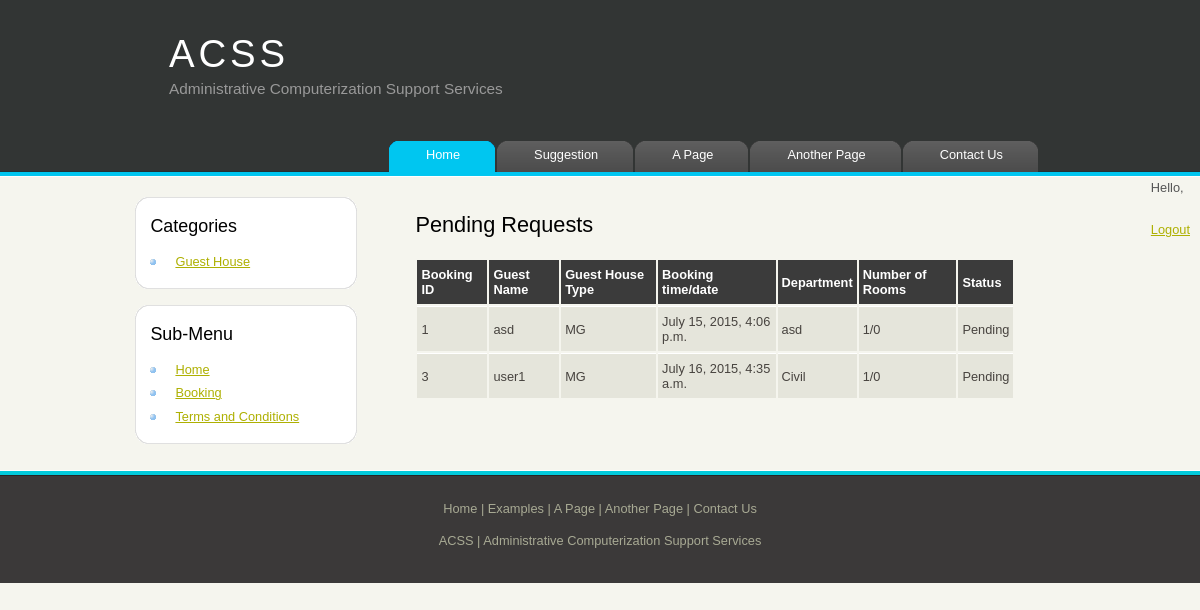
The page /templates/blog/index.html on the database its author committed.
### blog/models.py (models this page shows, shortened)
class Pend(models.Model): #each class is a DB
    status_choices = (                    #dict datastructure for status field drop down
        ('Pending', 'Pending'),
        ('Granted', 'Granted'),
        ('Arrived', 'Arrived'),
        ('Departed', 'Departed'),
    )
    category_type = (                    #dict datastructure for category field drop down
        ('Personal Guest', 'Personal Guest'),
        ('Departmental Guest', 'Department Guest'),
    )
    count = 0
    totalrooms = 30
    author = models.ForeignKey('auth.User')
    booking_date = models.DateTimeField(
            default=timezone.now)
    gname = models.CharField(max_length=30)
    bookin = models.CharField(max_length=100)
    dept = models.CharField(max_length=40)
    roomsno = models.CharField(max_length=5,default='1/0')
    address = models.CharField(max_length=200,default='e.g House Number,Street,City,State,PINCODE')
    status = models.CharField(max_length=40,default='Pending',choices = status_choices)
    tele_no = models.CharField(max_length=20,default='CountryCode-Number')
    email = models.EmailField(max_length=200,default='user@example.com')
    purpose = models.CharField(max_length=100,default='')
    categ = models.CharField(max_length=30,choices = category_type,default='Personal Guest')
    expad = models.DateTimeField(
            default=timezone.now)
    expdd = models.DateTimeField(
            default=timezone.now)

### blog/views.py (the view)
# urls.py: url(r'^templates/blog/index.html', views.post_list),
def post_list(request):
    posts = Pend.objects.filter(booking_date__lte=timezone.now()).order_by('booking_date').filter(status = 'Pending')
    return render(request, 'blog/index.html', {'posts': posts})

### blog/templates/blog/index.html (shortened to what this page needs)
<!DOCTYPE HTML>
<html>
<head>
  <link rel="stylesheet" type="text/css" href="/static/css/style.css" />
</head>
<body>
  <div id="main">
    <div id="header">
      <div id="logo">
        <div id="logo_text">
          <h1><a href="index.html">ACSS</a></h1>
          <h2>Administrative Computerization Support Services</h2>
        </div>
      </div>
      <div id="menubar">
        <ul id="menu">
          <li class="selected"><a href="index.html">Home</a></li>
          <li><a href="/templates/blog/suggestion.html">Suggestion</a></li>
          <li><a href="page.html">A Page</a></li>
          <li><a href="another_page.html">Another Page</a></li>
          <li><a href="contact.html">Contact Us</a></li>
        </ul>
      </div>
    </div>
    <div id="content_header">
        <p> Hello,  {{ user.username }}
        <p> <a href="/../../templates/registration/logout.html">Logout</a></p>
    </div>
    <div id="site_content">
      <div id="sidebar_container">
        <div class="sidebar">
          <div class="sidebar_top"></div>
          <div class="sidebar_item">
            <h3>Categories</h3>
            <ul>
              <li><a href="#">Guest House</a></li>
            </ul>
          </div>
          <div class="sidebar_base"></div>
        </div>
        <div class="sidebar">
          <div class="sidebar_top"></div>
          <div class="sidebar_item">
            <h3>Sub-Menu</h3>
            <ul>
              <li><a href="/templates/blog/index.html">Home</a></li>
              <li><a href="/templates/blog/booking.html">Booking</a></li>
              <li><a href="#">Terms and Conditions</a></li>
            </ul>
          </div>
          <div class="sidebar_base"></div>
        </div>
      </div>
        <div class="main-content">
          <h1>Pending Requests</h1>
            <table style="width:100%">
                    <tr>
                      <th>Booking ID</th>
                      <th>Guest Name</th>
                      <th>Guest House Type</th>
                      <th>Booking time/date</th>
                      <th>Department</th>
                      <th>Number of Rooms</th>
                      <th>Status</th>
                    </tr>
                  {% for post in posts %}
                    <tr>
                      <td>{{ post.id }}</td>
                      <td>{{ post.gname }}</td>
                      <td>{{ post.bookin }}</td>
                      <td>{{ post.booking_date }}</td>
                      <td>{{ post.dept }}</td>
                      <td>{{ post.roomsno }}</td>
                      <td>{{ post.status }}</td>
                    {% endfor %}
        </table>
        </div>
    </div>
    </div>
    <div id="footer">
      <p><a href="index.html">Home</a> | <a href="examples.html">Examples</a> | <a href="page.html">A Page</a> | <a href="another_page.html">Another Page</a> | <a href="contact.html">Contact Us</a></p>
      <p>ACSS | Administrative Computerization Support Services </p>
    </div>
</body>
</html>

### blog/static/css/style.css (style rules this page uses)
html { height: 100%; }
* { margin: 0; padding: 0; }
body { font: normal .80em 'trebuchet ms', arial, sans-serif; background: #F5F5EE; color: #555; }
p { padding: 0 0 20px 0; line-height: 1.7em; }
h1, h2, h3, h4, h5, h6 { color: #362C20; letter-spacing: 0em; padding: 0 0 5px 0; }
h1, h2, h3 { font: normal 170% 'century gothic', arial; margin: 0 0 15px 0; padding: 15px 0 5px 0; color: #000; }
h2 { font-size: 160%; padding: 9px 0 5px 0; color: #009FBC; }
h3 { font-size: 140%; padding: 5px 0 0 0; }
a, a:hover { outline: none; text-decoration: underline; color: #AEB002; }
ul { margin: 2px 0 22px 17px; }
ul li { list-style-type: circle; margin: 0 0 6px 0; padding: 0 0 4px 5px; line-height: 1.5em; }
#main, #logo, #menubar, #site_content, #footer { margin-left: auto; margin-right: auto; }
#header { background: #323534 url(back.png) repeat-x; height: 177px; }
#logo { width: 880px; position: relative; height: 140px; background: transparent; }
#logo #logo_text { position: absolute; top: 10px; left: 0; }
#logo h1, #logo h2 { font: normal 300% 'century gothic', arial, sans-serif; border-bottom: 0; text-transform: none; margin: 0 0 0 9px; }
#logo_text h1, #logo_text h1 a, #logo_text h1 a:hover { padding: 22px 0 0 0; color: #FFF; letter-spacing: 0.1em; text-decoration: none; }
#logo_text h2 { font-size: 120%; padding: 4px 0 0 0; color: #999; }
#menubar { width: 880px; height: 46px; }
ul#menu { float: right; margin: 0; }
ul#menu li { float: left; padding: 0 0 0 9px; list-style: none; margin: 1px 2px 0 0; background: #5A5A5A url(tab.png) no-repeat 0 0; }
ul#menu li a { font: normal 100% 'trebuchet ms', sans-serif; display: block; float: left; height: 20px; padding: 6px 35px 5px 28px; text-align: center; color: #FFF; text-decoration: none; background: #5A5A5A url(tab.png) no-repeat 100% 0; }
ul#menu li.selected a { height: 20px; padding: 6px 35px 5px 28px; }
ul#menu li.selected { margin: 1px 2px 0 0; background: #00C6F0 url(tab_selected.png) no-repeat 0 0; }
ul#menu li.selected a, ul#menu li.selected a:hover { background: #00C6F0 url(tab_selected.png) no-repeat 100% 0; color: #FFF; }
#site_content { width: 880px; overflow: hidden; margin: 20px auto 0 auto; padding: 0 0 10px 0; }
#sidebar_container { float: left; width: 224px; }
.sidebar_top { width: 222px; height: 14px; background: transparent url(side_top.png) no-repeat; }
.sidebar_base { width: 222px; height: 14px; background: url(side_base.png) no-repeat; }
.sidebar { float: left; width: 222px; padding: 0; margin: 0 0 16px 0; }
.sidebar_item { background: url(side_back.png) repeat-y; padding: 0 15px; width: 192px; }
.main-content { float:right; width: 600px; height: auto; }
#content_header { float:right; padding-right: 10px; }
.sidebar ul { margin: 0; }
#content ul li, .sidebar ul li { list-style-type: none; background: url(bullet.png) no-repeat; margin: 0 0 0 0; padding: 0 0 4px 25px; line-height: 1.5em; }
#footer { width: 100%; font-family: 'trebuchet ms', sans-serif; font-size: 100%; height: 80px; padding: 28px 0 5px 0; text-align: center; background: #3B3939 url(footer.png) repeat-x; color: #A8AA94; }
#footer p { line-height: 1.7em; padding: 0 0 10px 0; }
#footer a { color: #A8AA94; text-decoration: none; }
table { margin: 10px 0 30px 0; }
table tr th, table tr td { background: #3B3B3B; color: #FFF; padding: 7px 4px; text-align: left; }
table tr td { background: #E5E5DB; color: #47433F; border-top: 1px solid #FFF; }

### rows shown on the page
Pend: id "1", gname "asd", bookin "MG", booking_date "July 15, 2015, 4:06 p.m.", dept "asd", roomsno "1/0", status "Pending"
Pend: id "3", gname "user1", bookin "MG", booking_date "July 16, 2015, 4:35 a.m.", dept "Civil", roomsno "1/0", status "Pending"
